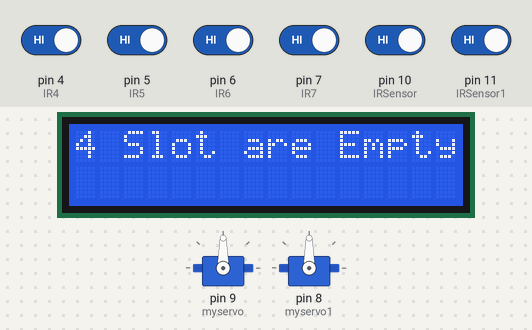
Bench run of a sketch on a simulated Arduino Uno, built with avr-gcc and run on an emulated ATmega328P. On the bench: 16×2 character LCD, 2 × servo. The test bench sets the inputs (shaded band); at power-on: pin 4 (IR4), pin 5 (IR5), pin 6 (IR6), pin 7 (IR7), pin 10 (IRSensor), pin 11 (IRSensor1) HIGH.

Above: at 4.2 s.
4.3 s: pin 10 (IRSensor) driven LOW
11.5 s: pin 4 (IR4) driven LOW
At 16.0 s:
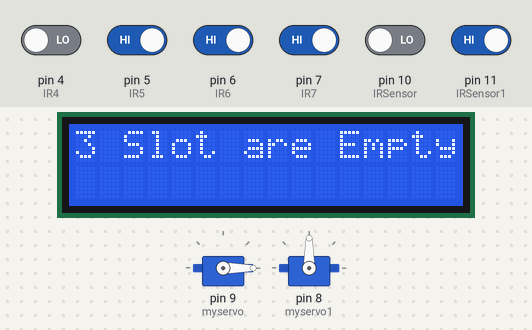
16.3 s: pin 5 (IR5) driven LOW
At 23.8 s:
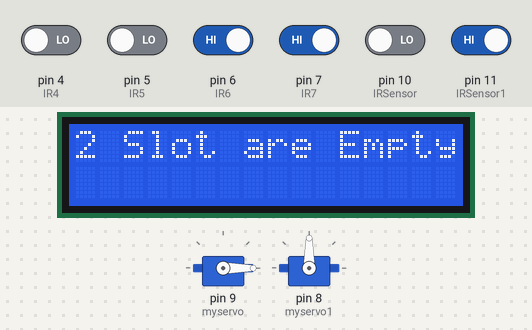
23.9 s: pin 6 (IR6) driven LOW and pin 7 (IR7) driven LOW
31.5 s: pin 6 (IR6) driven HIGH
At 32.7 s:
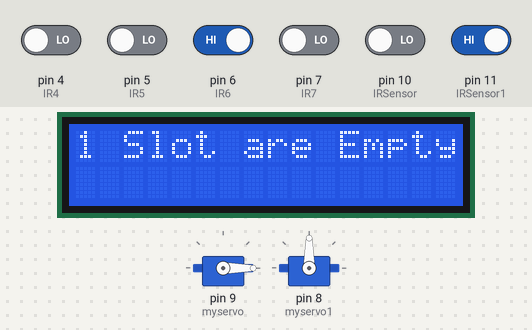
35.3 s: pin 6 (IR6) driven LOW
At 41.6 s:
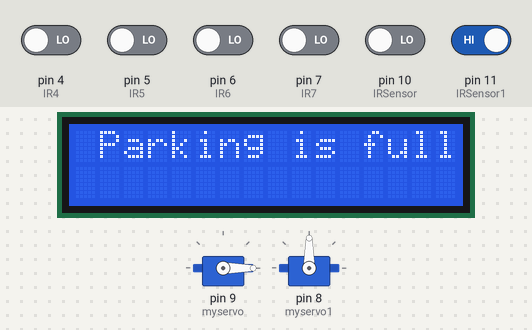
Timing chart, 0 to 43.1 s (numbered marks = the images above; inputs shaded):
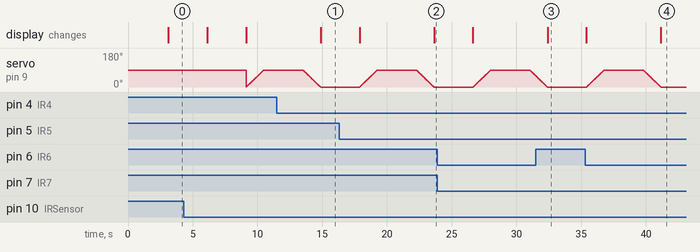

Measured:
- after the input at 11.5 s, the display: changes after 3.4 s (image 1)
- after the input at 16.3 s, the display: first differs from a run without the input after 7.3 s (image 2)
- after the input at 31.5 s, the display: changes after 0.91 s (image 3)
- after the input at 35.3 s, the display: first differs from a run without the input after 5.9 s (image 4)
- by itself, servo on pin 9 (myservo): rises from 0° to 90° in 1.3 s, then falls to 0° in 4.4 s

The sketch:

Car_Parking_System.ino
```cpp
#include <Servo.h>
#include <LiquidCrystal_I2C.h>

int IRSensor = 10;
int IRSensor1 = 11;

int IR4 = 4;
int IR5 = 5;
int IR6 = 6;
int IR7 = 7;

int total_ir=0;

int pos = 0;
int pos1 = 0;
Servo myservo;
Servo myservo1;
LiquidCrystal_I2C lcd(0x27, 16, 2);

void setup(){
  Serial.begin(115200);
  lcd.init();
  lcd.backlight();
  lcd.setCursor(2, 0);
  lcd.print("CAR PARKING");
  lcd.setCursor(4,1);
  lcd.print("SYSTEM");
  delay(3000);
  lcd.clear();
  pinMode(IRSensor, INPUT);
  pinMode(IRSensor1, INPUT);
  pinMode(IR5, INPUT);
  pinMode(IR4, INPUT);
  pinMode(IR6, INPUT);
  pinMode(IR7, INPUT);
  myservo.attach(9);
  myservo1.attach(8);

}
void loop(){

  int sensorStatus = digitalRead(IRSensor);
  int sensorStatus1 = digitalRead(IRSensor1);
  int sensorStatus5 = digitalRead(IR5);
  int sensorStatus4 = digitalRead(IR4);
  int sensorStatus6 = digitalRead(IR6);
  int sensorStatus7 = digitalRead(IR7);
  total_ir = sensorStatus4 + sensorStatus5 + sensorStatus6 + sensorStatus7 ;

  if (total_ir == 0)
  {
    lcd.setCursor(1, 0);
    lcd.print("Parking is full");
  }
  else
  {
      lcd.setCursor(0, 0);
      lcd.print(total_ir);
      lcd.print(" Slot are Empty");
  }
  delay(3000);
  lcd.clear();

  if (total_ir != 0)
  {
          if (sensorStatus == 0)
      {
        for (pos = 0; pos <= 90; pos += 1) {
        // in steps of 1 degree
        myservo.write(pos);
        delay(15);
        }
        delay(3000);
        for (pos = 90; pos >= 0; pos -= 1) {
        myservo.write(pos);
        delay(15);
        }
        }
        else if (sensorStatus1 == 0)
        {
        for (pos1 = 0; pos1 <= 90; pos1 += 1) {
        // in steps of 1 degree
        myservo1.write(pos1);
        delay(15);
        }
        delay(3000);
        for (pos1 = 90; pos1 >= 0; pos1 -= 1) {
        myservo1.write(pos1);
        delay(15);
        }
        }
  }
}
```
